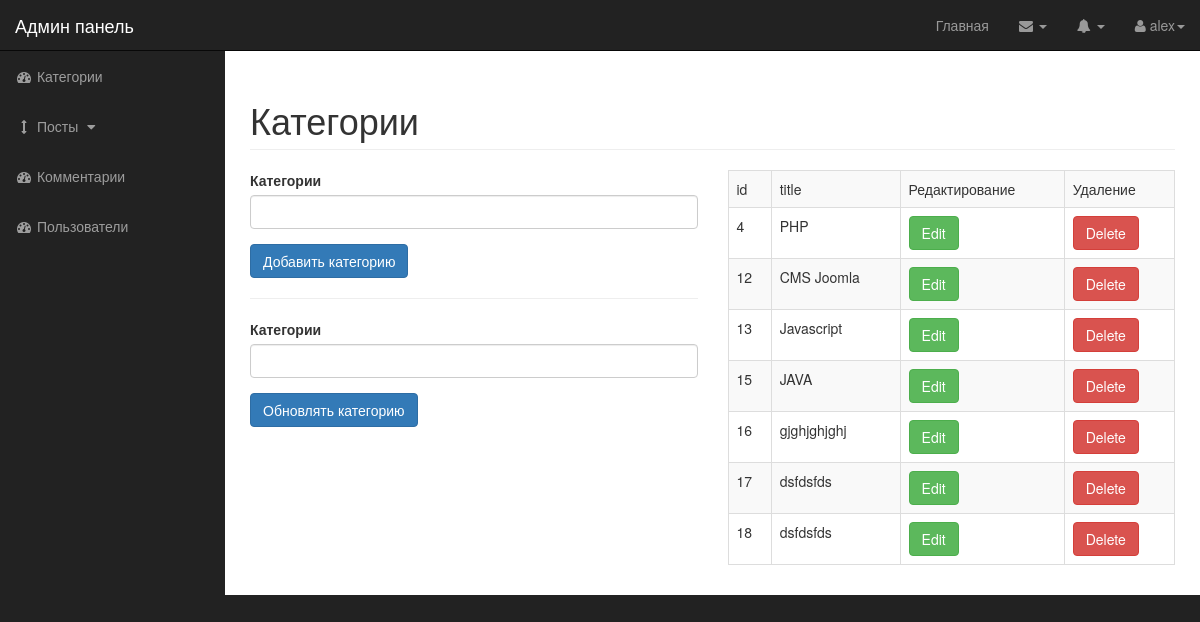
Screenshot of /admin/categories.php (signed in) with the database file from the repository.
### tables this page shows
CREATE TABLE `categories` (
  `id` int(11) NOT NULL,
  `title` varchar(255) NOT NULL
);

### function.php (the view, shortened to what this page needs)
<?php
function allCategories() {
    global $connection;
    $sql_cat = "SELECT * FROM categories";
    $cat_query = mysqli_query($connection, $sql_cat);
    foreach ($cat_query as $item) { ?>
        <tr>
            <td><?= $item['id'] ?></td>
            <td><?= $item['title'] ?></td>
            <td><a href="categories.php?edit=<?= $item['id'] ?>" class="btn btn-success">Edit</a></td>
            <td><a href="categories.php?delete=<?= $item['id'] ?>" class="btn btn-danger">Delete</a></td>
        </tr>
        <?php
    }
}
?>

### admin/css/sb-admin.css (style rules this page uses)
body { margin-top: 100px; background-color: #222; }
@media (min-width:768px) { body { margin-top: 50px; } }

### rows the page displays
categories: id "4", title "PHP"
categories: id "12", title "CMS Joomla"
categories: id "13", title "Javascript"
categories: id "15", title "JAVA"
categories: id "16", title "gjghjghjghj"
categories: id "17", title "dsfdsfds"
categories: id "18", title "dsfdsfds"

### other values shown
$_SESSION['username'] "alex"
